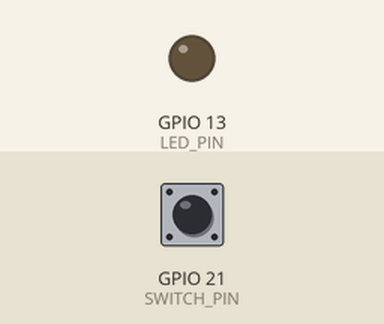
Simulated run of this program. Board: Raspberry Pi (BCM pin numbers). Shown: output pins drawn as LEDs (lit = HIGH). The inputs (shaded band) are chosen by the test bench; at power-on: GPIO 21 (SWITCH_PIN) LOW. What the program prints to the terminal is not drawn.

Above: at 1.2 s.
1.3 s: GPIO 21 (SWITCH_PIN) pulled HIGH for 0.15 s
At 1.37 s:
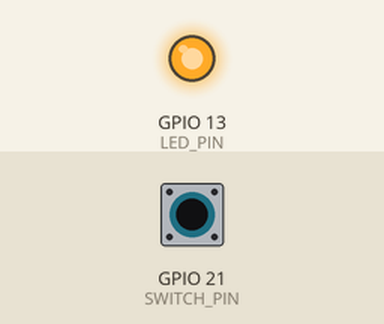
2.9 s: GPIO 21 (SWITCH_PIN) pulled HIGH for 3.2 s
At 6.8 s:
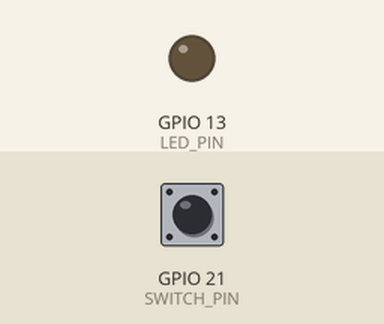
Timing chart, 0 to 8.3 s (numbered marks = the images above; inputs shaded):
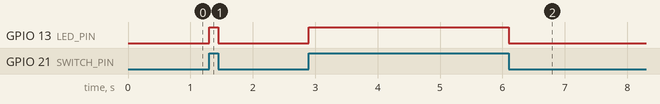

Measured:
- after the input at 1.3 s, GPIO 13 (LED_PIN): LOW → HIGH at once, → LOW 0.15 s later
- after the input at 2.9 s, GPIO 13 (LED_PIN): LOW → HIGH at once, → LOW 3.2 s later

The program:

switch_LED.py
```python
import RPi.GPIO as GPIO

LED_PIN = 13
SWITCH_PIN = 21

GPIO.setmode(GPIO.BCM)
GPIO.setup(LED_PIN, GPIO.OUT)
#누르지 않았을 떄 : 0, 눌렀을 때: 1
GPIO.setup(SWITCH_PIN, GPIO.IN, pull_up_down=GPIO.PUD_DOWN) #내부풀다운

try:
    while True:
        val = GPIO.input(SWITCH_PIN)
        print(val)
        GPIO.output(LED_PIN, val)
finally:
    GPIO.cleanup()
    print('cleanup and exit')
```
